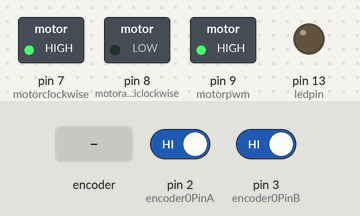
A sketch run on a simulated Arduino Uno, built with avr-gcc and run on an emulated ATmega328P. Parts: switched loads named in the sketch (green lamp = pin HIGH), output pins drawn as LEDs (lit = HIGH). The test bench sets the inputs (shaded band); at power-on: pin 2 (encoder0PinA) HIGH, pin 3 (encoder0PinB) HIGH. What the sketch prints to the serial monitor is not drawn.

Above: at 1.2 s.
1.3 s: rotary encoder on pin 2 (encoder0PinA) / pin 3 (encoder0PinB) turned 1 step (first pin leading)
Timing chart, 0 to 4.3 s (numbered marks = the images above; inputs shaded):
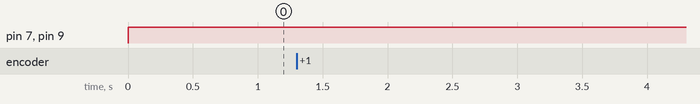

Measured:
- after the input at 1.3 s, every drawn part: stays the same

The sketch:

motor_control_steps_only_pid.ino
```cpp
float kp=40 ,ki=0.002,kd=10;
int motorclockwise=7;
int motoranticlockwise=8;
int motorpwm=9;
int encoder0PinA=2;
int encoder0PinB=3;int ledpin=13;
volatile int encoder0Pos=0;boolean a=LOW,b=LOW;int pwmval=0;int i=0;
int n=0;int counter=0;
void encoderReading();
int pidfunc(int,int,int);

void setup() {
  // put your setup code here, to run once:
  pinMode(ledpin,OUTPUT);
pinMode(motorclockwise,OUTPUT);
pinMode(motoranticlockwise,OUTPUT);
pinMode(motorpwm,OUTPUT);
pinMode(encoder0PinA,INPUT);digitalWrite(encoder0PinA, HIGH);
pinMode(encoder0PinB,INPUT);digitalWrite(encoder0PinB, HIGH);
attachInterrupt(digitalPinToInterrupt(2),encoderReading, CHANGE);

Serial.begin(9600);
Serial.println("start");
}


void loop() {
  // put your main code here, to run repeatedly:
runmotor(100);

}

int runmotor(int t)
  { int t1=t;
  while((t1-encoder0Pos)!=0)
    {pwmval=pidfunc(encoder0Pos,t,pwmval);
    //Serial.print(pwmval);Serial.print("                 ");Serial.println(encoder0Pos);Serial.print("                 ");Serial.println(a);
       digitalWrite(7,a);
       digitalWrite(8,b);
       analogWrite(9,pwmval);
   t1=t-encoder0Pos;
   if( (  ((t-encoder0Pos)<2) || ((t-encoder0Pos)>-2) )  &&  pwmval<40)
   break;}
    if((t-encoder0Pos)==0)
   {pwmval=pidfunc(2000,2000,2000);counter++;}

   }
int pidfunc(int currentvalue,int targetvalue,int pwmvalue)

 {
   pwmvalue=0;
    int error=targetvalue-currentvalue;static int lasterror=0;static int totalerror=0;
    float pidterm=0;
    if(currentvalue==targetvalue && targetvalue==pwmvalue)
      { lasterror=0;totalerror=0;}


     if(error>0)
    {a=HIGH;b=LOW;}
    else
    {a=LOW;b=HIGH;}


    totalerror=totalerror+error;
    pidterm=kp*(error)+ki*(totalerror)+kd*(error-lasterror);
    lasterror=error;pidterm=abs(pidterm);
    //Serial.println(pidterm);

    return(constrain((pwmvalue+pidterm),0,255));

   }
void encoderReading()
{ /* If pinA and pinB are both high or both low, it is spinning
   * forward. If they're different, it's going backward.
   *
   * For more information on speeding up this process, see
   * [Reference/PortManipulation], specifically the PIND register.
   */
  if (digitalRead(encoder0PinA) == digitalRead(encoder0PinB)) {
    encoder0Pos++;
  } else {
    encoder0Pos--;
  }

  Serial.println (encoder0Pos);
}


int callpos()
{return(4000);
 }
```
